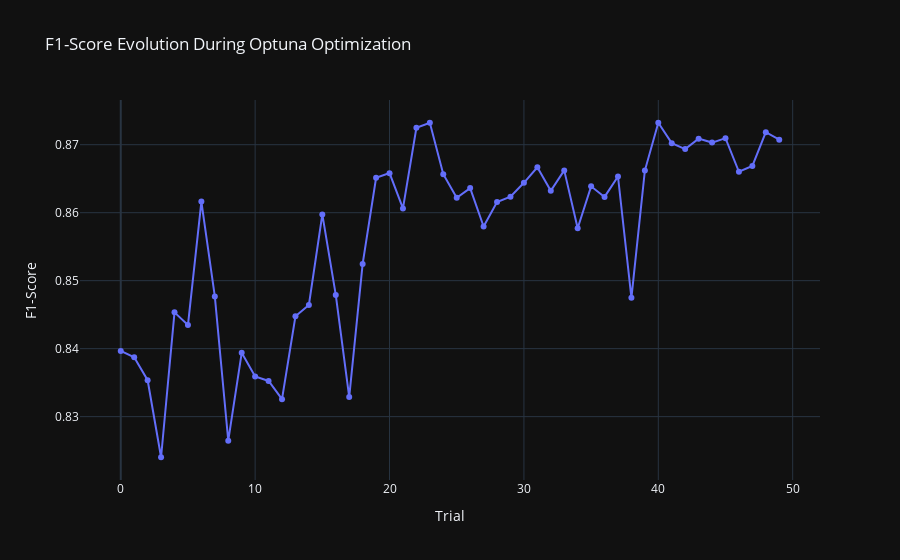

The code cell stored with this chart in its notebook:
### Code cell
visualizations['f1_score_evolution']

### Figure 1 — Plotly figure (JSON) as saved in the notebook; plotly's stock layout.template omitted (floating-point values rounded to 4 significant figures)
{"data": [{"mode": "lines+markers", "name": "F1-score", "type": "scatter", "x": [0, 1, 2, 3, 4, 5, 6, 7, 8, 9, 10, 11, 12, 13, 14, 15, 16, 17, 18, 19, 20, 21, 22, 23, 24, 25, 26, 27, 28, 29, 30, 31, 32, 33, 34, 35, 36, 37, 38, 39, 40, 41, 42, 43, 44, 45, 46, 47, 48, 49], "y": [0.8397, 0.8387, 0.8354, 0.824, 0.8453, 0.8435, 0.8616, 0.8477, 0.8265, 0.8394, 0.8359, 0.8352, 0.8326, 0.8448, 0.8464, 0.8597, 0.8479, 0.8329, 0.8525, 0.8651, 0.8658, 0.8606, 0.8725, 0.8732, 0.8657, 0.8622, 0.8636, 0.858, 0.8616, 0.8624, 0.8644, 0.8667, 0.8632, 0.8662, 0.8577, 0.8639, 0.8623, 0.8653, 0.8475, 0.8662, 0.8732, 0.8702, 0.8694, 0.8709, 0.8703, 0.871, 0.866, 0.8669, 0.8718, 0.8707]}], "layout": {"title": {"text": "F1-Score Evolution During Optuna Optimization"}, "xaxis": {"title": {"text": "Trial"}}, "yaxis": {"title": {"text": "F1-Score"}}}}
